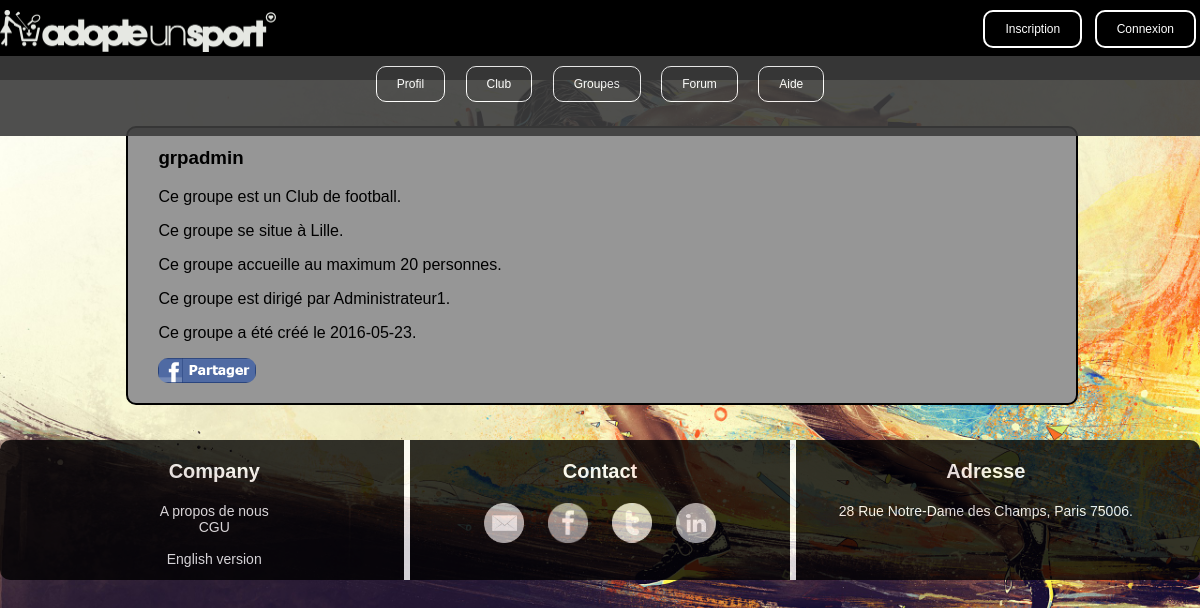
The app's page /pagemutablegroupe.php?Titregroupe=grpadmin with its own data.
### tables this page shows
CREATE TABLE IF NOT EXISTS `groupe` (
  `Id` int(11) NOT NULL AUTO_INCREMENT,
  `Titre` varchar(255) NOT NULL,
  `Descriptif` varchar(1000) NOT NULL,
  `Zone_geographique` varchar(255) NOT NULL,
  `Nb_max_personnes` int(11) NOT NULL,
  `Photo` varchar(255) NOT NULL,
  `Nom_sport` varchar(255) NOT NULL,
  `Pseudo_membre_createur` varchar(255) NOT NULL,
  `Date_creation` date NOT NULL,
  PRIMARY KEY (`Id`)
);

### pagemutablegroupe.php (the view, shortened to what this page needs)
<!DOCTYPE html>
<html>
	<head>
		<link href='assets/css/styleheaderfooter.css' rel='stylesheet' type='text/css' />
		<link href='assets/css/style.css' rel='stylesheet' type='text/css' />
	</head>
	<body>
		<header>
			<div class="container haut">
				<div class="connexion element"><a href="index.php"><img class="logosite" src="Images/adopteunsportnb.png" /></a></div>
				<div class="connexion droite element">
					<?php
						if (!isset($_SESSION['Pseudo'])) {
							?>
							<a href="inscription.php" class="button">Inscription</a>
							<a href="pageconnection.php" class="button">Connexion</a>
							<?php
						}
					?>
           		</div>
			</div>
			<div class="menu haut">
				<a href="membre.php" class="button2">Profil</a>
				<a href="clubs.php" class="button2">Club</a>
				<a href="groupes.php" class="button2">Groupes</a>
				<a href="forum.php" class="button2">Forum</a>
				<a href="faq.php" class="button2">Aide</a>
			</div>
		</header>
		<div class="detailgroupe">
			<h3><?php echo $_GET['Titregroupe']; ?></h3>
			<?php
				try
					{
						$base = new PDO('mysql:host=localhost;dbname=app_info;charset=utf8', 'root', '');
					}
					catch(Exception $e)
					{
	        			die('Erreur : '.$e->getMessage());
					}
				$reponse = $base->query('SELECT Titre, Descriptif, Zone_geographique, Nb_max_personnes, Pseudo_membre_createur, Date_creation FROM groupe WHERE Titre="'.$_GET['Titregroupe'].'"');
				while ($donnees = $reponse->fetch())
					{ ?>
						<p>Ce groupe est un <?php echo $donnees['Descriptif']; ?>.</p>
						<p>Ce groupe se situe à <?php echo $donnees['Zone_geographique']; ?>.</p>
						<p>Ce groupe accueille au maximum <?php echo $donnees['Nb_max_personnes']; ?> personnes.</p>
						<p>Ce groupe est dirigé par <?php echo $donnees['Pseudo_membre_createur']; ?>.</p>
						<p>Ce groupe a été créé le <?php echo $donnees['Date_creation']; ?>.</p>
					<?php
					}
					?><form method="post">
			<P><a target="_blank" href="https://www.facebook.com/sharer/sharer.php?u=pagemutablegroupe.php?Titregroupe=<?php echo $_GET['Titregroupe']; ?>"><img class="lienpartage" src="Images/fbshare.png" /></a></p>
		</div>
		<footer>
			<div class="company bas">
				<h3>Company</h3>
				<a href="groupe6c.php" class="lienfootercompany">A propos de nous</a>
				<a href="cgu.php" class="lienfootercompany">CGU</a><br/>
				<a href="accueilen.php" class="lienfootercompany">English version</a>
			</div>
			<div class="espace bas">
			</div>
			<div class="contact bas">
				<h3>Contact</h3>
				<a href="mailto:tho-richard@sfr.fr" class="rsociaux mail"></a>
				<a href="https://www.facebook.com" class="rsociaux fb"></a>
				<a href="https://www.google.fr" class="rsociaux twitter"></a>
				<a href="https://www.google.fr" class="rsociaux linkedin"></a>
			</div>
			<div class="espace bas">
			</div>
			<div class="adresse bas">
				<h3>Adresse</h3>
				<p>28 Rue Notre-Dame des Champs, Paris 75006.</p>
			</div>
		</footer>
	</body>
</html>

### assets/css/styleheaderfooter.css (style rules this page uses)
.container { background-color: rgb(0,0,0); opacity: 1; border-radius: 0px; color: black; position: fixed; width:100%; height: 10%; margin-left: -8px; margin-right: -10px; margin-top: -8px; display: block; }
.menu { background-color: rgb(60,60,60); opacity: 0.9; position: fixed; margin-top: 4%; width:100%; height: 10%; margin-left: -8px; text-align: center; display: block; }
.logosite { height: 42px; width: 276px; margin-top: 10px; }
.connexion { display: inline-block; }
.droite { float: right; }
.button { background-color: rgb(0,0,0); border: solid white 2px; border-radius: 10px; color: white; padding: 10px 20px; text-align: center; text-decoration: none; display: inline-block; font-size: 12px; margin: 10px 4px; cursor: pointer; }
.button2 { background-color: rgb(60,60,60); border: solid white 1px; border-radius: 10px; color: white; padding: 10px 20px; text-align: center; text-decoration: none; display: inline-block; font-size: 12px; margin: 10px 8px; cursor: pointer; }
footer { position: relative; background-color: rgb(0,0,0); opacity: 0.8; color:white; text-align: center; border-radius: 10px; margin-left: -8px; margin-right: -8px; font-size: 14px; }
footer a { margin-right: 10px; margin-left: 10px; color: white; }
footer h3 { font-size: 20px; }
.bas { position: relative; display: inline-block; width: 25%; margin-left: 3%; margin-right: 3%; height: 140px; vertical-align: top; }
.espace { width: 0.5%; margin-left: 0%; margin-right: 0%; background-color: rgb(255,255,255); }
.lienfootercompany { display: block; }
.rsociaux { display: inline-block; height: 40px; width: 40px; }
.mail { background-image: url('Images/mailnb.png'); background-size: 100%; }
.fb { background-image: url('Images/fbnb1.png'); background-size: 100%; }
.twitter { background-image: url('Images/twitternb.png'); background-size: 100%; }
.linkedin { background-image: url('Images/linkedinnb.png'); background-size: 100%; }

### assets/css/style.css (style rules this page uses)
body { background-image : url('Images/course.jpeg'); background-size: 100%; background-repeat: no-repeat; background-attachment: fixed; display: block; color : black; font-family : "Verdana", cursive, sans-serif; }
a { color: black; text-decoration: none; }
.lienpartage { border-radius: 10px; height: 25px; }
.detailgroupe { display:inline-block; margin:10%; margin-bottom: 3%; width: 80%; border: solid black 2px; border-radius: 10px; background-color: rgb(150,150,150); text-indent: 30px; }

### records on screen
groupe: Descriptif "Club de football", Zone_geographique "Lille", Nb_max_personnes "20", Pseudo_membre_createur "Administrateur1", Date_creation "2016-05-23"

### other values on screen
$_GET['Titregroupe'] "grpadmin"
